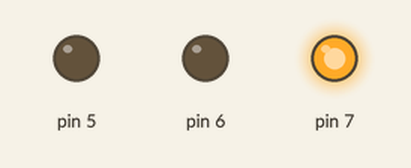
Recording of a sketch running on a simulated Arduino Uno, built with avr-gcc and run on an emulated ATmega328P. Shown: output pins drawn as LEDs (lit = HIGH).

Above: at 0.5 s.
At 2.5 s:
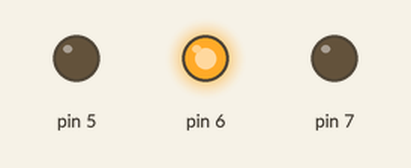
At 4.5 s:
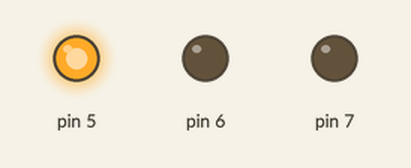
At 5.5 s:
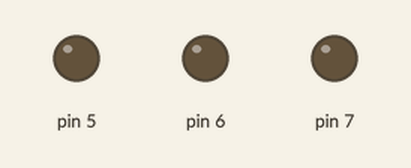
Timing chart, 0 to 7.8 s (numbered marks = the images above):
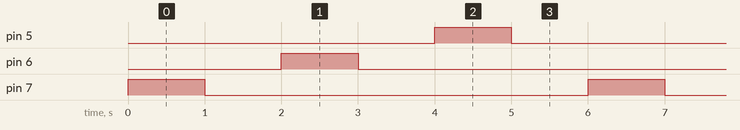

Measured:
- by itself, pin 5–7: alternates HIGH for 1.0 s and LOW for 5.0 s
- by itself, everything shown: repeats every 6.0 s, in 6 steps

The sketch:

arduino_uno_traffic_light_led1.ino
```cpp
// C++ code
//
void setup()
{
  pinMode(7, OUTPUT);
  pinMode(6, OUTPUT);
  pinMode(5, OUTPUT);

}

void loop()
{
  //green
  digitalWrite(7,HIGH); //5v turn on
  delay(1000);
  digitalWrite(7,LOW); //0v turn off
  delay(1000);

  //yellow
  digitalWrite(6,HIGH); //5v turn on
  delay(1000);
  digitalWrite(6,LOW); //0v turn off
  delay(1000);

  //red
  digitalWrite(5,HIGH); //5v turn on
  delay(1000);
  digitalWrite(5,LOW); //0v turn off
  delay(1000);


}
```
